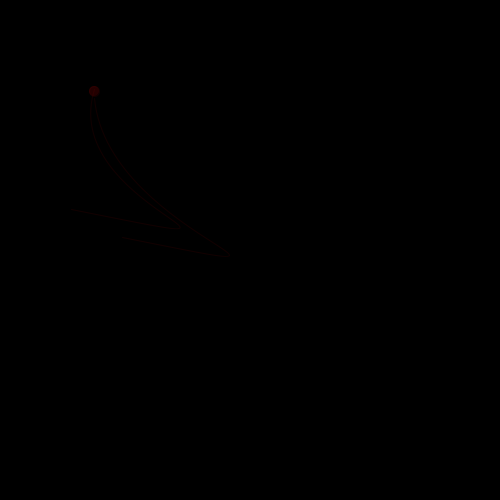
Frame 1 (no input)
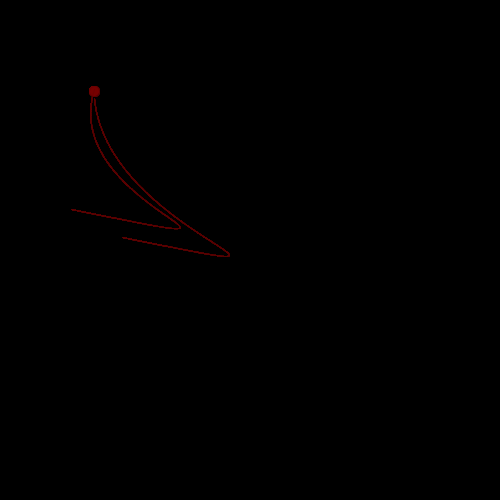
Frame 60 (the mouse pressed at the canvas centre just before this capture)
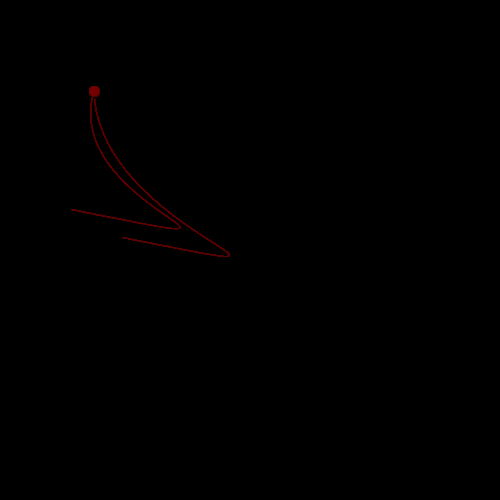
Frame 120 (the mouse held since frame 60 and released just before this capture)

The Processing sketch that drew these frames (run headless with seeded random() and noise(); from frame 60 on, the mouse is pressed at the canvas centre):

// Processing sketch: processing_139411
// ── processing_139411.pde

BezCritter bez1;


void setup() {
  frameRate(15);
  size(500, 500);
  background(0);

bez1 = new BezCritter();  
}

void draw() {
 bez1.display();
 
}

/*
void bezcritter() {
  
  // bez traits
  
  int x1 = 122;
  int y1 = 237;
  int x2 = 372;
  int y2 = 287;
  int x3 = 107;
  int y3 = 237;
  int x4 = 94;
  int y4 = 98;
  
  // critter head traits
  
  int hx = 94;
  int hy = 91;
  int headHeight = 10;
  int headWidth = 10;
  
   noFill();
  stroke(90, 0, 0, 50);
  smooth();
 // bezier(218, 196, 468, 246, 203, 196, 94, 98); //top bez
 bezier(x1, y1, x2, y2, x3, y3, x4, y4); // middle bez
// bezier(71, 209, 321, 259, 56, 209, 94, 89); // bottom bez
 fill(120, 0, 0, 75);
  ellipse(hx, hy, headHeight, headWidth);
}
*/



class BezCritter {
  
  // bez traits
  
  int x1;
  int y1;
  int x2;
  int y2;
  int x3;
  int y3;
  int x4;
  int y4;
  
  int x5;
  int y5;
  int x6;
  int y6;
  int x7;
  int y7;
  int x8;
  int y8;
  
  
  // critter head traits
  
  int hx;
  int hy;
  int headHeight;
  int headWidth;
  
  BezCritter() {
   // bez traits
  
  x1 = 122;
  y1 = 237;
  x2 = 372;
  y2 = 287;
  x3 = 107;
  y3 = 237;
  x4 = 94;
  y4 = 98;
  
  x5 = 71;
  y5 = 209;
  x6 = 321;
  y6 = 259;
  x7 = 56;
  y7 = 209;
  x8 = 94;
  y8 = 89;
  
  
  // critter head traits
  
  hx = 94;
  hy = 91;
  headHeight = 10;
  headWidth = 10;
  }
  
void display() {
   noFill();
  stroke(90, 0, 0, 50);
  smooth();
 bezier(x1, y1, x2, y2, x3, y3, x4, y4); // middle bez
 bezier(x5, y5, x6, y6, x7, y7, x8, y8); //bottom bez
 fill(120, 0, 0, 75);
  ellipse(hx, hy, headHeight, headWidth);
}


}


  
